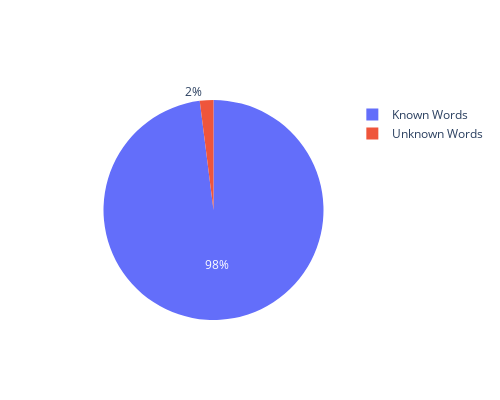

Notebook cell for this chart:
### Code cell
import plotly.graph_objects as go

# Define the data
known_words_frequency = sum(words_data.get(code, 0) for code in word_mapping)
unknown_words_frequency = 1 - known_words_frequency

# Create the pie chart
fig = go.Figure(data=[go.Pie(labels=['Known Words', 'Unknown Words'], 
                             values=[known_words_frequency, unknown_words_frequency])])

# Update layout for better readability and reduced size
fig.update_layout(height=400, width=500)

# Show the interactive graph
fig.show()

### Figure 1 — Plotly figure (JSON) as saved in the notebook; plotly's stock layout.template omitted (floating-point values rounded to 4 significant figures)
{"data": [{"labels": ["Known Words", "Unknown Words"], "type": "pie", "values": [0.98, 0.02]}], "layout": {"height": 400, "width": 500}}
